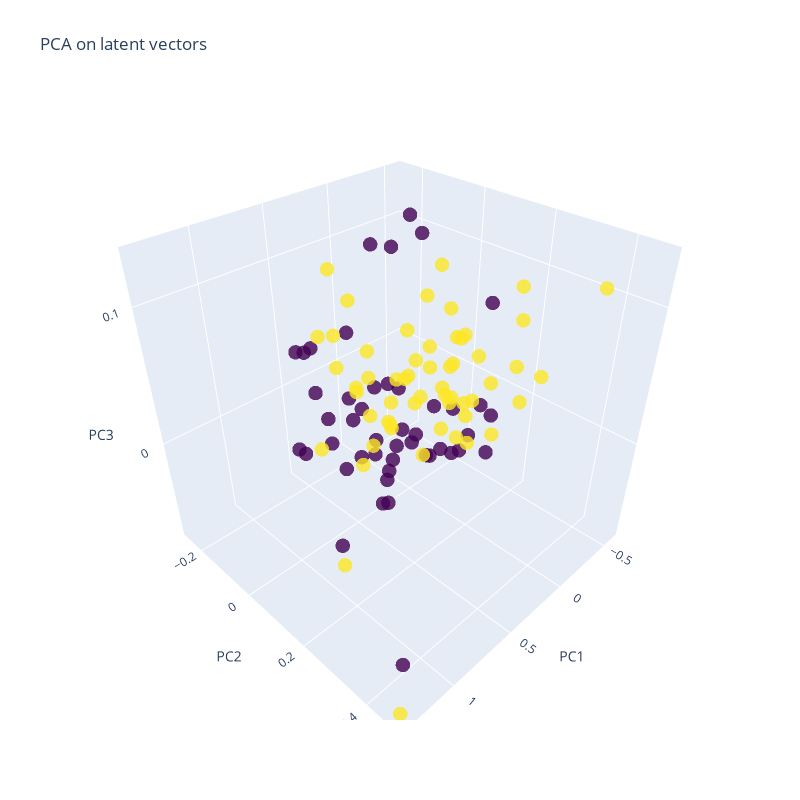

This figure's notebook cell:
### Code cell
plot_3d_pca(X_latents_700_300, color)
